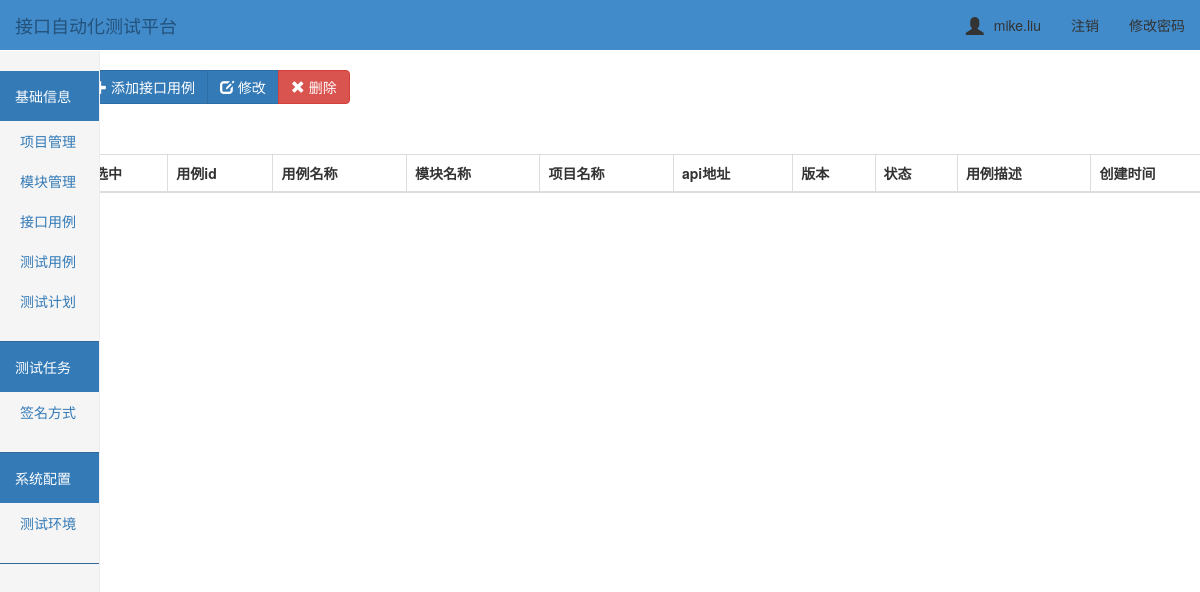
The page /api_case/ (signed in) on the database as committed earlier.
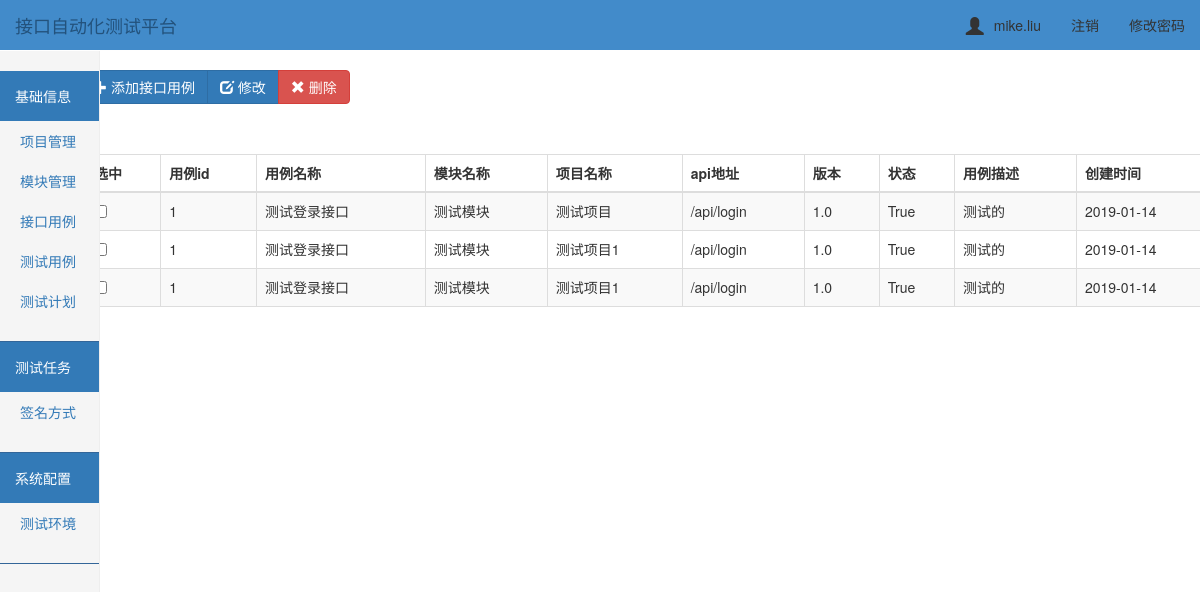
The same page on the database as committed later.
### ApiTest/models.py (models this page shows, shortened)
class Project(models.Model):
    prj_id = models.AutoField(primary_key=True, null=False)
    prj_name = models.CharField('项目名称', max_length=64)  # 项目名称
    prj_desc = models.CharField('项目描述', max_length=256)  # 项目描述
    testers = models.CharField('测试负责人', max_length=256)  # 项目负责人
    developer = models.CharField('开发负责人', max_length=256)
    status = models.BooleanField()
    create_time = models.DateTimeField('创建时间', auto_now=True)  # 创建时间
    class Meta:
        verbose_name = '项目管理'
        verbose_name_plural = '项目管理'

class TestCase(models.Model):
    case_id = models.AutoField(primary_key=True, null=False)
    case_name = models.CharField('用例名称', max_length=64)
    api = models.CharField('接口url地址', max_length=128)
    status = models.BooleanField()
    case_weights = models.CharField('用例优先级', max_length=32)
    version = models.CharField('接口版本', max_length=32)
    modules = models.ForeignKey('Modules', on_delete=models.CASCADE)
    case_desc = models.CharField('用例描述', max_length=256)
    create_time = models.DateTimeField('创建时间', auto_now=True)  # 创建时间
    update_time = models.DateTimeField('更新时间', auto_now=True)

class Modules(models.Model):
    project = models.ForeignKey(Project, on_delete=models.CASCADE)      # 关联项目表id
    modules_name = models.CharField('模块名称', max_length=32)
    testers = models.CharField('测试负责人', max_length=256)  # 项目负责人
    developer = models.CharField('开发负责人', max_length=256)
    status = models.BooleanField()
    modules_desc = models.CharField('模块描述', max_length=256)
    create_time = models.DateTimeField('创建时间', auto_now=True)  # 创建时间
    def __str__(self):
        return self.modules_name

### ApiTest/views.py (the view)
# urls.py: url(r'^api_case/$', views.api_case),
@login_required
def api_case(request):
    module_list = Modules.objects.filter().all()
    project_list = Project.objects.filter().all()
    case_list = TestCase.objects.filter().all()
    return render(request, "api_case/index.html", {"case_list": case_list, "module_list": module_list, "project_list": project_list})

### templates/api_case/index.html (shortened to what this page needs)
{% extends "../base.html" %}
{% block add %}
<div class="btn-toolbar" role="toolbar">
  <div class="btn-group" style="padding-top: 20px;left: 50px">
    <button id="add_case" class="btn btn-primary " data-toggle="modal" data-target="#addmyModal">
        <span class="glyphicon glyphicon-plus" aria-hidden="true"></span> 添加接口用例
    </button>
    <button id="edit_case" class="btn btn-primary" data-toggle="modal" data-target="#">
        <span class="glyphicon glyphicon-edit" aria-hidden="true"></span> 修改
    </button>
      <button id="del_mod" type="onclick" class="btn btn-danger ">
            <span class="glyphicon glyphicon-remove" aria-hidden="true"></span> 删除
        </button>
  </div>
</div>
<div class="container">
        <div class="row">
            <div class="col-md-12">
                <table id= "table" class="table table-striped table-bordered">
                    <thead>
                        <tr>
                            <th>选中</th>
                            <th>用例id</th>
                            <th>用例名称</th>
                            <th>模块名称</th>
                            <th>项目名称</th>
                            <th>api地址</th>
                            <th>版本</th>
                            <th>状态</th>
                            <th>用例描述</th>
                            <th>创建时间</th>
                        </tr>
                    </thead>
                    <tbody>
                        {% for case_obj in case_list %}
                            {% for prj_obj in project_list %}
                                <tr>
                                    <td id="che1"><input type="checkbox"/></td>
                                    <td>{{ case_obj.case_id}}</td>
                                    <td>{{ case_obj.case_name }}</td>
                                    <td>{{ case_obj.modules }}</td>
                                    <td>{{ prj_obj.prj_name }}</td>
                                    <td>{{ case_obj.api }}</td>
                                    <td>{{ case_obj.version }}</td>
                                    <td>{{ case_obj.status }}</td>
                                    <td>{{ case_obj.case_desc }}</td>
                                    <td>{{ case_obj.create_time|date:'Y-m-d' }}</td>
                                </tr>
                            {% endfor %}
                        {% endfor %}
                    </tbody>
                </table>
            </div>
        </div>
    </div>
{% endblock %}

### templates/base.html (shortened to what this page needs)
<!DOCTYPE html>
<html lang="en">
<head>
    <link rel="stylesheet" href="/static/bootstrap-3.3.7/css/bootstrap.css">
    <link rel="stylesheet" href="/static/css/toastr.min.css">
    <link rel="stylesheet" href="/static/css/dashboard.css">
    <link rel="stylesheet" href="/static/css/home.css">
    <link rel="stylesheet" href="/static/css/sweetalert.css">
</head>
<body>
<nav class="tab navbar  navbar-fixed-top">
    <div class="container-fluid">
        <div class="navbar-header">
            <a class="navbar-brand" href="#">接口自动化测试平台</a>
        </div>
        <div class="collapse navbar-collapse" id="bs-example-navbar-collapse-1">
            <ul class="nav navbar-nav navbar-right">
                <li><a href="#"><span id="user_icon"
                                      class="glyphicon glyphicon-user"></span>{{ request.user.username }}</a></li>
                <li><a href="/logout/">注销</a></li>
                <li><a href="/set_pwd/">修改密码</a></li>
            </ul>
        </div>
    </div>
</nav>
<div class="container">
    <div class="left">
        <div class="row">
            <div class="col-sm-3 col-md-1 sidebar">
                <div class="menu">
                    <div class="head bg-primary">基础信息</div>
                    <ul class="nav nav-sidebar">
                        <li><a href="/project/" target="_self">项目管理</a> </li>
                        <li><a href="/module/" target="_self">模块管理</a> </li>
                        <li><a href="/api_case/" target="_self">接口用例</a> </li>
                        <li><a href="#">测试用例</a> </li>
                        <li><a href="#">测试计划</a> </li>
                    </ul>
                </div>
                <div class="menu">
                    <div class="head bg-primary">测试任务</div>
                    <ul class="nav nav-sidebar">
                        <li><a href="/sign/">签名方式</a> </li>
                    </ul>
                </div>
                <div class="menu">
                    <div class="head bg-primary">系统配置</div>
                    <ul class="nav nav-sidebar">
                        <li><a href="/env/" target="_self">测试环境</a> </li>
                    </ul>
                </div>
            </div>
        </div>
    </div>
    <div class="right">
        {% block add %}{% endblock %}
    </div>
</div>
</body>
</html>

Rows that differ between the two databases and show on the page:
added TestCase: case_id "1", case_name "测试登录接口", modules "测试模块", api "/api/login", version "1.0", status "True", case_desc "测试的", create_time "2019-01-14"
now on this page (row unchanged): Project: prj_name "测试项目"
added Project: prj_name "测试项目1"
added Project: prj_name "测试项目1"
